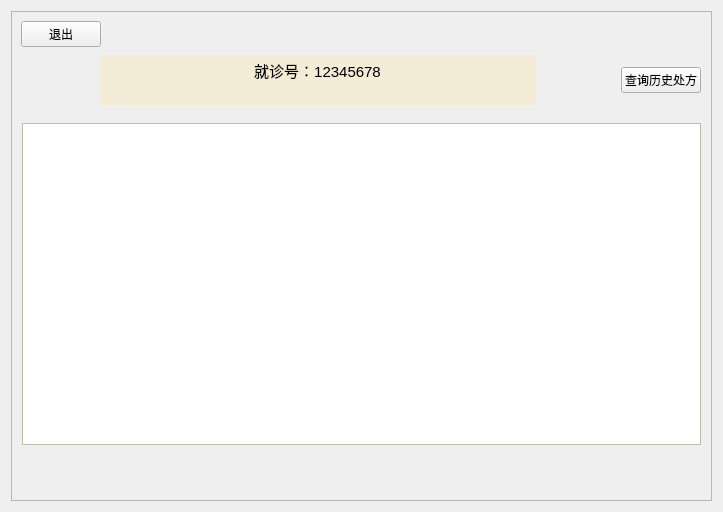
<?xml version="1.0" encoding="UTF-8"?>
<ui version="4.0">
 <class>RecordItemInquiry</class>
 <widget class="QWidget" name="RecordItemInquiry">
  <property name="geometry">
   <rect>
    <x>0</x>
    <y>0</y>
    <width>723</width>
    <height>512</height>
   </rect>
  </property>
  <property name="windowTitle">
   <string>Form</string>
  </property>
  <layout class="QVBoxLayout" name="verticalLayout_2">
   <item>
    <widget class="QFrame" name="frame">
     <property name="frameShape">
      <enum>QFrame::StyledPanel</enum>
     </property>
     <property name="frameShadow">
      <enum>QFrame::Raised</enum>
     </property>
     <layout class="QVBoxLayout" name="verticalLayout_4" stretch="100,10">
      <item>
       <layout class="QVBoxLayout" name="verticalLayout_3" stretch="1,1000">
        <item>
         <layout class="QHBoxLayout" name="horizontalLayout_2">
          <item>
           <widget class="QPushButton" name="exitPushbutton">
            <property name="text">
             <string>退出</string>
            </property>
           </widget>
          </item>
          <item>
           <spacer name="horizontalSpacer">
            <property name="orientation">
             <enum>Qt::Horizontal</enum>
            </property>
            <property name="sizeHint" stdset="0">
             <size>
              <width>40</width>
              <height>20</height>
             </size>
            </property>
           </spacer>
          </item>
         </layout>
        </item>
        <item>
         <layout class="QVBoxLayout" name="verticalLayout" stretch="6,3,80">
          <property name="sizeConstraint">
           <enum>QLayout::SetMaximumSize</enum>
          </property>
          <property name="leftMargin">
           <number>1</number>
          </property>
          <property name="topMargin">
           <number>2</number>
          </property>
          <property name="rightMargin">
           <number>1</number>
          </property>
          <property name="bottomMargin">
           <number>3</number>
          </property>
          <item>
           <layout class="QHBoxLayout" name="horizontalLayout" stretch="1,6,0,0,1">
            <property name="leftMargin">
             <number>0</number>
            </property>
            <property name="topMargin">
             <number>0</number>
            </property>
            <item>
             <widget class="QLabel" name="avatar_patient">
              <property name="minimumSize">
               <size>
                <width>50</width>
                <height>50</height>
               </size>
              </property>
              <property name="text">
               <string/>
              </property>
             </widget>
            </item>
            <item>
             <widget class="QTextBrowser" name="textBrowser">
              <property name="minimumSize">
               <size>
                <width>50</width>
                <height>10</height>
               </size>
              </property>
              <property name="styleSheet">
               <string notr="true">background-color:rgb(244, 236, 214);

font: 57 15pt &quot;Ubuntu&quot;;
border-radius: 80px;</string>
              </property>
              <property name="html">
               <string>&lt;!DOCTYPE HTML PUBLIC &quot;-//W3C//DTD HTML 4.0//EN&quot; &quot;http://www.w3.org/TR/REC-html40/strict.dtd&quot;&gt;
&lt;html&gt;&lt;head&gt;&lt;meta name=&quot;qrichtext&quot; content=&quot;1&quot; /&gt;&lt;style type=&quot;text/css&quot;&gt;
p, li { white-space: pre-wrap; }
&lt;/style&gt;&lt;/head&gt;&lt;body style=&quot; font-family:'Ubuntu'; font-size:15pt; font-weight:56; font-style:normal;&quot;&gt;
&lt;p align=&quot;center&quot; style=&quot; margin-top:0px; margin-bottom:0px; margin-left:0px; margin-right:0px; -qt-block-indent:0; text-indent:0px;&quot;&gt;&lt;span style=&quot; font-size:11pt; font-weight:400;&quot;&gt;就诊号：12345678&lt;/span&gt;&lt;/p&gt;&lt;/body&gt;&lt;/html&gt;</string>
              </property>
             </widget>
            </item>
            <item>
             <spacer name="horizontalSpacer_3">
              <property name="orientation">
               <enum>Qt::Horizontal</enum>
              </property>
              <property name="sizeHint" stdset="0">
               <size>
                <width>40</width>
                <height>20</height>
               </size>
              </property>
             </spacer>
            </item>
            <item>
             <spacer name="horizontalSpacer_2">
              <property name="orientation">
               <enum>Qt::Horizontal</enum>
              </property>
              <property name="sizeHint" stdset="0">
               <size>
                <width>40</width>
                <height>20</height>
               </size>
              </property>
             </spacer>
            </item>
            <item>
             <widget class="QPushButton" name="inquirepushbutton">
              <property name="text">
               <string>查询历史处方</string>
              </property>
             </widget>
            </item>
           </layout>
          </item>
          <item>
           <spacer name="verticalSpacer">
            <property name="orientation">
             <enum>Qt::Vertical</enum>
            </property>
            <property name="sizeHint" stdset="0">
             <size>
              <width>20</width>
              <height>40</height>
             </size>
            </property>
           </spacer>
          </item>
          <item>
           <widget class="QScrollArea" name="scrollArea">
            <property name="styleSheet">
             <string notr="true">border-color: rgb(32, 74, 135);
background-color: rgb(245, 245, 220);</string>
            </property>
            <property name="horizontalScrollBarPolicy">
             <enum>Qt::ScrollBarAsNeeded</enum>
            </property>
            <property name="widgetResizable">
             <bool>true</bool>
            </property>
            <widget class="QWidget" name="scrollAreaWidgetContents">
             <property name="geometry">
              <rect>
               <x>0</x>
               <y>0</y>
               <width>679</width>
               <height>302</height>
              </rect>
             </property>
             <property name="styleSheet">
              <string notr="true">background-color: rgb(255, 255, 255);
</string>
             </property>
            </widget>
           </widget>
          </item>
         </layout>
        </item>
       </layout>
      </item>
      <item>
       <spacer name="verticalSpacer_2">
        <property name="orientation">
         <enum>Qt::Vertical</enum>
        </property>
        <property name="sizeHint" stdset="0">
         <size>
          <width>20</width>
          <height>40</height>
         </size>
        </property>
       </spacer>
      </item>
     </layout>
    </widget>
   </item>
  </layout>
 </widget>
 <resources/>
 <connections/>
</ui>
